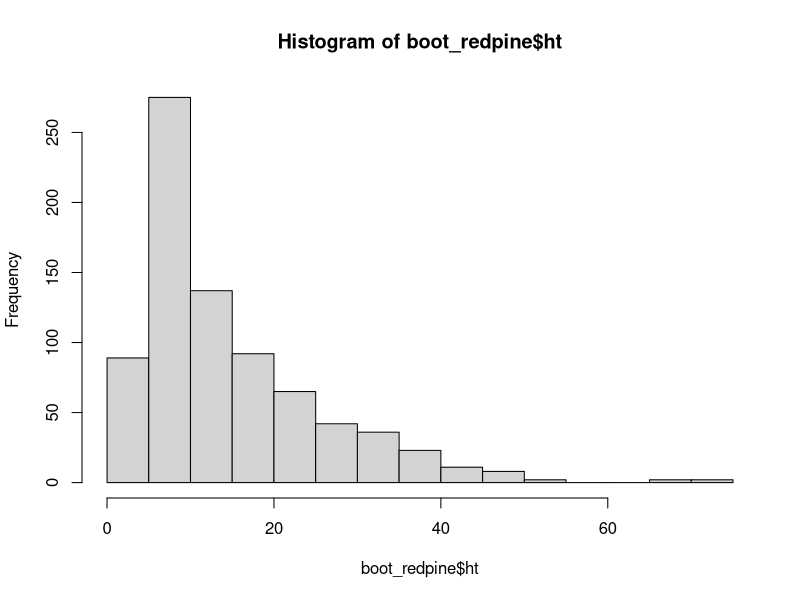
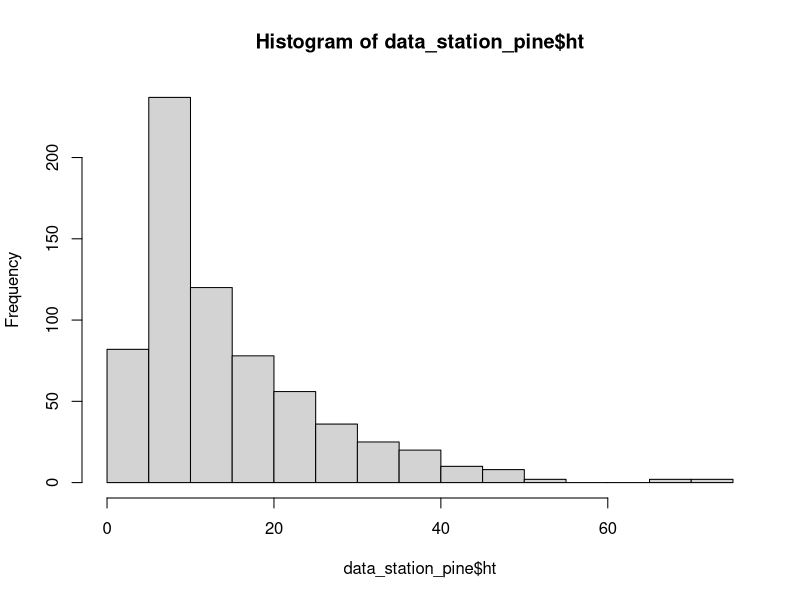

These charts were generated, in order, by the following R code: (Note: this script raises an error after producing the figures.)
## ---- chunk 1
knitr::opts_chunk$set(echo = TRUE)
## ---- chunk 2

library(tidyverse)
library(skimr)        ## install.packages("skimr")
library(readr)
#  dplyr is part of tidyverse -- library(dplyr)

#
#in console
#   str(df)
#   print(df, n=10)
#   
#   to make a df into tibble use x1 <- as_tibble(original_df)  
#   
#   dim(df) will show dimensions of the df
#   


## ---- chunk 3

library(readr)
data_boot_redpine <- read_csv("tidy_avid_2018-2020_boot_redpine.csv")

boot_redpine <- data_boot_redpine %>% 
      #Data Mike collected 2021 from Katie's 2018-2019 plots
  mutate_at(
    vars(harvest, year, inside_slash, inside_fence, plot, species, tag, year),
    factor) %>% 
 mutate(inside_fence = recode(inside_fence, "YES" = "yes")) #old = new


data_sta_rd <- read_csv("tidy_avid_2018-2020_gasline.csv") %>% # From Mike's AVID data
  mutate_at(
    vars(harvest, year, inside_slash, inside_fence, plot, species, tag, year),
    factor) %>% 
  filter(!c(harvest == "gas_line")) %>% 
  filter(c(harvest == "sta_rd"))


data_station_pine <- bind_rows(data_sta_rd, boot_redpine) %>% 
  filter(harvest %in% c("sta_rd", "red_pine", "boot", "wedge")) %>% 
  filter(harvest != "gas_line") %>% 
  filter(harvest != "sta_rd" & species != "sm") %>%  #no SM inside slash at sta_rd
  filter(harvest != "sta_rd" & species != "ro") %>%  #no RO inside slash at sta_rd
  mutate(
    harv_agg = harvest,
    ht_cm = ht * 2.54,
    basal_sqm = basal_area * 0.09290304
  ) %>% 
   mutate(
    harv_agg = recode(harv_agg, "boot" = "sta_rd", "wedge" = "sta_rd")
  )

data_station <- data_station_pine %>% #to use in linear model
  filter(harv_agg %in% c("sta_rd"))
  
data_pine <- data_station_pine %>% #to use in linear model
  filter(harv_agg %in% c("red_pine"))


#data_test <- data_station_pine %>% 
#  filter(year == "2018")

#hist(data_test$ht)

## ---- chunk 4

# re-ran with df = "data_station_pine"


boot_redpine_summ <- data_station_pine %>% 
  mutate(
    ht_cm = ht * 2.54,
    basal_sqm = basal_area * 0.09290304
  ) %>% 
  filter(inside_fence == "no") %>% 
  mutate(inside_fence = NULL) %>% 
  group_by(harv_agg, species, inside_slash, year) %>% 
 summarize(
   n = n(),
   avg_ht = mean(ht),
   sd_ht = sd(ht),
   avg_basal = mean(basal_area),
   sd_basal = sd(basal_area),
   avg_ht_cm = mean(ht_cm),
   sd_ht_cm = sd(ht_cm),
   avg_basal_sqm = mean(basal_sqm),
   sd_basal_sqm = sd(basal_sqm),
   avg_grdCov = mean(ground_cov_pct),
   sd_grdCov = sd(ground_cov_pct),
   avg_subCov = mean(sub_cov_pct),
   sd_subCov = sd(sub_cov_pct),
   avg_canCov = mean(canopy_cov_pct),
   sd_canCov = sd(canopy_cov_pct)
  )

write_csv(boot_redpine_summ, "avid_station_redpine_summary_data.csv")
 #
 #NOTE - boot_redpine does not have a fence treatment. That variable was removed
 # the written csv file looks similar (identical?) to the next df ???

#  summary(avid2020$ht)
  hist(boot_redpine$ht)
   

## ---- chunk 5

station_pine_summ <- data_station_pine %>% 
  mutate(
    ht_cm = ht * 2.54,
    basal_sqm = basal_area * 0.09290304
  ) %>% 
  filter(inside_fence == "no") %>% 
  mutate(inside_fence = NULL) %>% 
 group_by(harv_agg, species, inside_slash, year) %>% 
 summarize(
   n = n(),
   avg_ht = mean(ht),
   sd_ht = sd(ht),
   avg_basal = mean(basal_area),
   sd_basal = sd(basal_area),
   avg_ht_cm = mean(ht_cm),
   sd_ht_cm = sd(ht_cm),
   avg_basal_sqm = mean(basal_sqm),
   sd_basal_sqm = sd(basal_sqm),
   avg_grdCov = mean(ground_cov_pct),
   sd_grdCov = sd(ground_cov_pct),
   avg_subCov = mean(sub_cov_pct),
   sd_subCov = sd(sub_cov_pct),
   avg_canCov = mean(canopy_cov_pct),
   sd_canCov = sd(canopy_cov_pct)
  )

write_csv(station_pine_summ, "avid_station_pine_summary_data.csv")


#NOTE - boot_redpine does not have a fence treatment. That variable was removed


#  summary(avid2020$ht)
  hist(data_station_pine$ht)


## ---- chunk 6



boot_redpine_summ %>% 
  filter(species != "bc" & harvest != "sta_rd") %>% 
ggplot(aes(x=inside_slash, y = avg_ht, color=year)) +
  geom_point()+
  facet_grid(harvest ~ species)

station_pine_summ %>% 
  filter(species != "sm" ) %>% 
ggplot(aes(x=inside_slash, y = avg_ht, color=year)) +
  geom_point()+
  facet_grid(harv_agg ~ species)



## ---- chunk 7

#the "plot" below of predict(mymod) showed that the variability
#of height was low for small seedlings and increased with large seedlings.
#This is heteroscedasticity and common in ecological data. The typical fix is
#a log transformation 
#
#


mod_boot_pine <- lm(ht~inside_slash * harvest * species * year, 
            data=subset(boot_redpine))




#The original model was run without log transformation of "ht".   , species != "bc" & harvest != "sta_rd"
#The histogram of residuals was adequate, but the heteroscedasticity
#was prominently fanned. The model was thus rerun with log transformation

hist(residuals(mod_boot_pine))  #appears normally distributed

#a log transformation will the distribution of residuals more normal
#note the high and low x-axis values 


plot(predict(mod_boot_pine),residuals(mod_boot_pine)) #this tests heteroscedasticity
# there is a strong "fan" pattern. ht will be log transformed.
# log transformation wasn't effective at removing heteroscedasticity

summary(mod_boot_pine)
anova(mod_boot_pine)
library(emmeans)

#Estimated Marginal Means
emmeans(mod_boot_pine,~ inside_slash * harvest * species * year, type = "response")
#using type="response" reverse transforms log(ht)



#emmip = Estimate Marginal Means Interaction Plot
#Without vs. With Slash Wall
emmip(mod_boot_pine, year ~ inside_slash | species + harvest, type = "response", CIs=TRUE)



#emmip = Estimate Marginal Means Interaction Plot
#No Fence vs. Yes Fence, and Without vs. With Slash Wall
emmip(mod_boot_pine, harvest ~ inside_slash | species + year, type = "response", CIs=TRUE)

#pairwise looks at responses of pairs of the variable after the ~
#pairwise "inside_fence" assesses if the fence matters by slash x species x year
emmeans(mod_boot_pine,pairwise ~ harvest | inside_slash * species * year, type = "response")


#pairwise "inside_slash" assesses if the slash matters by fence x species x year
emmeans(mod_boot_pine,pairwise ~ inside_slash | harvest * species * year, type = "response")

## ---- chunk 8

#the "plot" below of predict(mymod) showed that the variability
#of height was low for small seedlings and increased with large seedlings.
#This is heteroscedasticity and common in ecological data. The typical fix is
#a log transformation 
#


mod_station <- lm(log(ht_cm) ~ inside_slash * species * year, 
            data=subset(data_station))

#don't use the red pine site in analysis. Too many missing, plus heterscadascitiy
mod_pine <- lm(ht_cm ~ inside_slash * species * year, #too many missing to log transform
            data=subset(data_pine))



mod_station_pine <- lm(log(ht_cm) ~ inside_slash * harv_agg * species * year, 
            data=subset(data_station_pine))

hist(log(data_station_pine$ht))

#The original model was run without log transformation of "ht".
#The histogram of residuals was adequate, but the heteroscedasticity
#was prominently fanned. The model was thus rerun with log transformation

hist(residuals(mod_station))  #appears normally distributed

#a log transformation will the distribution of residuals more normal
#note the high and low x-axis values 


plot(predict(mod_station),residuals(mod_station)) #this tests heteroscedasticity
# there is a strong "fan" pattern. ht will be log transformed.
# log transformation created an error, perhaps too many NA

summary(mod_station)
anova(mod_station)
library(emmeans)

#Estimated Marginal Means
emmeans(mod_station,~ inside_slash *  species * year, type = "response")
#using type="response" reverse transforms log(ht)



#emmip = Estimate Marginal Means Interaction Plot
#No Fence vs. Yes Fence, and Without vs. With Slash Wall
emmip(mod_station, year ~ inside_slash | species , type = "response", CIs=TRUE)



#emmip = Estimate Marginal Means Interaction Plot
#No Fence vs. Yes Fence, and Without vs. With Slash Wall
## emmip(model name, color ~, xaxis | row_panel + column_panel

emmip(mod_station, year ~ inside_slash | species  , type = "response", CIs=TRUE)

#pairwise "inside_slash" assesses if the slash matters by fence x species x year
emmeans(mod_station,pairwise ~ inside_slash |  species * year, type = "response")

#this compares one year x species within the slash wall treatment combo
#response variable is ht(cm), log transformed for analysis, reported as untransformed
#estimated marginal means
#pairwise looks at responses of pairs of the variable after the ~
# data for station road only. Red pine omitted due to data instability issues.
emmeans(mod_station,pairwise ~ inside_slash |  year * species, type = "response")


## ---- chunk 9

p <- ggplot(filter(avid2020, year == 2020),
      aes(x = basal_area, y = ht))
p + geom_point(aes(color=species))+ facet_grid(~inside_slash)


  
